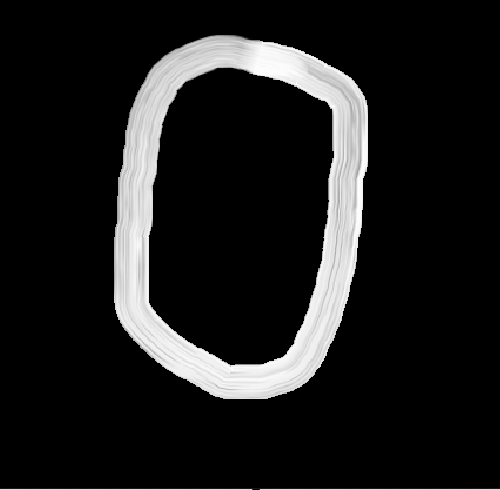
#> input picture captured_images/0/1.png, 500 x 490 px; its folder holds only this picture in this run
$ jupyter execute --allow-errors handwritten_digit_recognition.ipynb
#> lines starting #> are read from the running program, lines starting #| are printed output that depends on the picture
## Collecting images

[cell 1]
def screen_capture():
    import pyscreenshot as ImageGrab
    import time

    images_folder = "captured_images/9/"

    for i in range(1,101):
        time.sleep(8)
        im = ImageGrab.grab(bbox = (170,320,670,810))
        print("Saved...",i)
        im.save(images_folder+str(i)+".png")
        print("Clear screen and redraw...")

[cell 2]
screen_capture()
#> (the call stopped at in screen_capture, `im = ImageGrab.grab(bbox = (170,320,670,810))`: pyscreenshot is not available in this run)

[cell 3]
#pyscreenshot,opencv-python,pandas,scikit-learn

# Generate dataset

[cell 4]
import cv2
import csv
import glob

[cell 5]
header = ["label"]
for i in range(0,784):
    header.append("pixel"+str(i))
with open("dataset.csv", "a") as f:
    writer = csv.writer(f)
    writer.writerow(header)

[cell 6]
for label in range(10):
    dirList = glob.glob("captured_images/"+str(label)+"/*.png")

    for img_path in dirList:
        im = cv2.imread(img_path)
#> im is the input picture: shape (490, 500, 3); mean B, G, R 29.2, 29.2, 29.2
        im_gray = cv2.cvtColor(im,cv2.COLOR_BGR2GRAY)
        im_gray = cv2.GaussianBlur(im_gray,(15,15), 0)
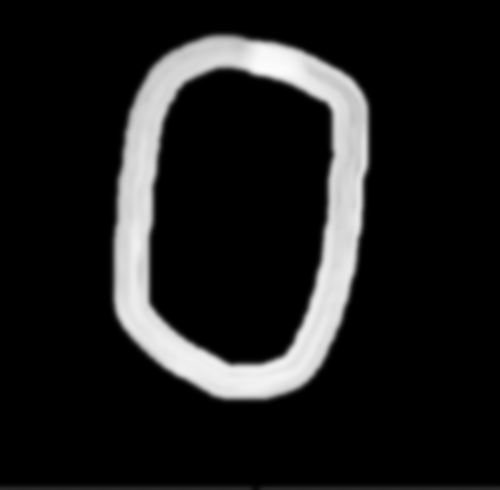
#> im_gray: shape (490, 500); min 0, max 251, mean 29
        roi = cv2.resize(im_gray, (28,28), interpolation = cv2.INTER_AREA)
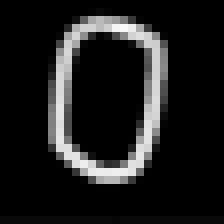
#> roi: shape (28, 28) (shown 8 times larger); min 0, max 248, mean 29

        data = []
        data.append(label)
        rows, cols = roi.shape
#> rows = 28; cols = 28

        ##Add pixel one by one into data array
        for i in range(rows):
            for j in range(cols):
                k = roi[i,j]
                if k>100:
                    k=1
                else:
                    k=0
                data.append(k)
#> after the loop, data = 785 values, max 1 at index 68, min 0 at index 0, mean 0.134
        with open('dataset.csv', 'a') as f:
            writer = csv.writer(f)
            writer.writerow(data)
#> pass 2 of the loop `for label in range(10):`:
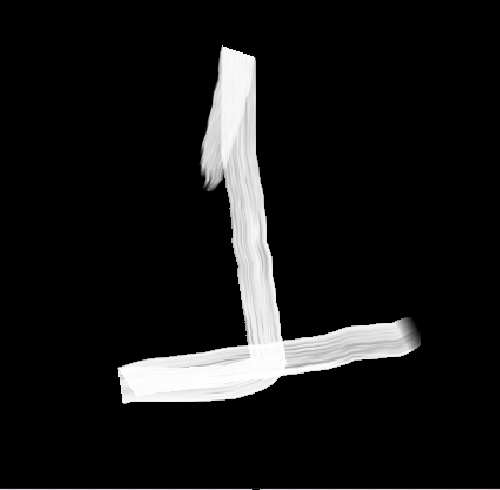
#> input picture captured_images/1/1.png, 500 x 490 px
#> im is the input picture: shape (490, 500, 3); mean B, G, R 22.8, 22.8, 22.8
#> `im_gray = cv2.GaussianBlur(im_gray,(15,15), 0)`:
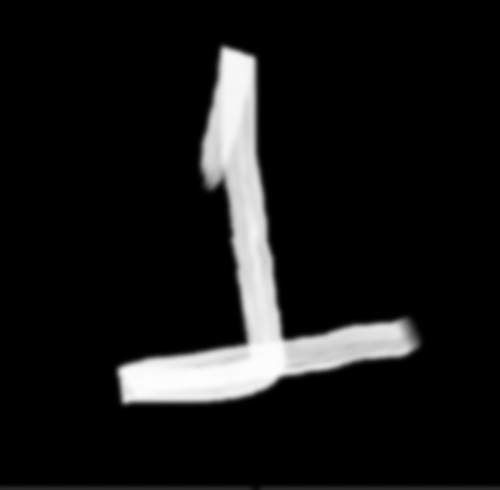
#> im_gray: shape (490, 500); min 0, max 253, mean 22.6
#> `roi = cv2.resize(im_gray, (28,28), interpolation = cv2.INTER_AREA)`:
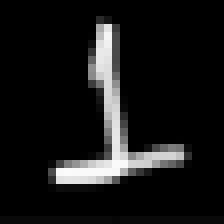
#> roi: shape (28, 28) (shown 8 times larger); min 0, max 251, mean 22.6
#> after the loop `for i in range(rows):`: data = 785 values, max 1 at index 0, min 0 at index 1, mean 0.0994
